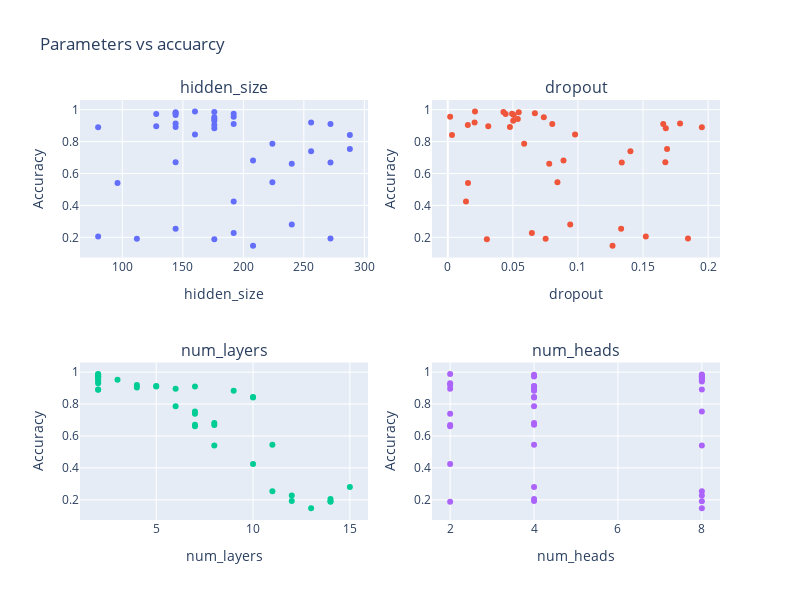

Notebook code for this chart:
### Code cell
from plotly.subplots import make_subplots
import plotly.graph_objects as go

columns = p.iloc[:,2:].columns.to_list()

set_rows = 2
set_cols = 2
row_count = 0
col_count = 1

fig = make_subplots(
    rows=set_rows,
     cols=set_cols,
     subplot_titles=([name.split("/",1)[1] for name in columns])
)

for num,column in enumerate(columns):
    col_name = column.split("/",1)[1]
    if (num)% 2 == 0:
        row_count += 1
        col_count = 1
    else:
        col_count += 1

    fig.add_trace(
        go.Scatter(
                x=p[column],
                y=p["Accuracy"],
                mode="markers"
        ),
        row=row_count,
        col=col_count
    )

    fig.update_xaxes(title_text=col_name, row=row_count, col=col_count)
    fig.update_yaxes(title_text="Accuracy", row=row_count, col=col_count)

fig.update_layout(
    height=600,
    width=800,
    title_text="Parameters vs accuarcy",
    showlegend=False
)

fig.show()

### Figure 1 — Plotly figure (JSON) as saved in the notebook; plotly's stock layout.template omitted (floating-point values rounded to 4 significant figures)
{"data": [{"mode": "markers", "type": "scatter", "x": [208, 176, 112, 272, 80, 192, 144, 240, 192, 96, 224, 240, 272, 144, 208, 256, 288, 224, 288, 160, 176, 80, 144, 128, 176, 192, 272, 144, 256, 176, 176, 176, 192, 144, 128, 192, 144, 144, 176, 160], "xaxis": "x", "y": [0.1466, 0.1875, 0.1916, 0.1921, 0.2059, 0.227, 0.2537, 0.2808, 0.4246, 0.5404, 0.5446, 0.6608, 0.6696, 0.671, 0.682, 0.7399, 0.7532, 0.7863, 0.8405, 0.8442, 0.8837, 0.8892, 0.8911, 0.8952, 0.9044, 0.9099, 0.9099, 0.9127, 0.92, 0.9301, 0.9416, 0.9527, 0.9559, 0.9669, 0.9724, 0.9747, 0.9779, 0.9839, 0.9858, 0.9876], "yaxis": "y"}, {"mode": "markers", "type": "scatter", "x": [0.1266, 0.03005, 0.07518, 0.1845, 0.1522, 0.0646, 0.1332, 0.09406, 0.014, 0.01557, 0.08425, 0.07795, 0.1337, 0.1671, 0.08893, 0.1403, 0.1685, 0.05868, 0.003247, 0.09779, 0.1675, 0.1952, 0.04777, 0.0311, 0.01541, 0.1655, 0.08029, 0.1784, 0.02062, 0.05027, 0.05381, 0.07378, 0.001837, 0.0507, 0.04445, 0.04941, 0.06693, 0.05451, 0.04278, 0.02091], "xaxis": "x2", "y": [0.1466, 0.1875, 0.1916, 0.1921, 0.2059, 0.227, 0.2537, 0.2808, 0.4246, 0.5404, 0.5446, 0.6608, 0.6696, 0.671, 0.682, 0.7399, 0.7532, 0.7863, 0.8405, 0.8442, 0.8837, 0.8892, 0.8911, 0.8952, 0.9044, 0.9099, 0.9099, 0.9127, 0.92, 0.9301, 0.9416, 0.9527, 0.9559, 0.9669, 0.9724, 0.9747, 0.9779, 0.9839, 0.9858, 0.9876], "yaxis": "y2"}, {"mode": "markers", "type": "scatter", "x": [13, 14, 14, 12, 14, 12, 11, 15, 10, 8, 11, 7, 8, 7, 8, 7, 7, 6, 10, 10, 9, 2, 2, 6, 4, 7, 5, 5, 4, 2, 2, 3, 2, 2, 2, 2, 2, 2, 2, 2], "xaxis": "x3", "y": [0.1466, 0.1875, 0.1916, 0.1921, 0.2059, 0.227, 0.2537, 0.2808, 0.4246, 0.5404, 0.5446, 0.6608, 0.6696, 0.671, 0.682, 0.7399, 0.7532, 0.7863, 0.8405, 0.8442, 0.8837, 0.8892, 0.8911, 0.8952, 0.9044, 0.9099, 0.9099, 0.9127, 0.92, 0.9301, 0.9416, 0.9527, 0.9559, 0.9669, 0.9724, 0.9747, 0.9779, 0.9839, 0.9858, 0.9876], "yaxis": "y3"}, {"mode": "markers", "type": "scatter", "x": [8, 2, 8, 4, 4, 8, 8, 4, 2, 8, 4, 2, 2, 4, 4, 2, 8, 4, 4, 4, 4, 4, 8, 2, 4, 4, 4, 4, 2, 2, 8, 8, 8, 8, 4, 8, 8, 4, 8, 2], "xaxis": "x4", "y": [0.1466, 0.1875, 0.1916, 0.1921, 0.2059, 0.227, 0.2537, 0.2808, 0.4246, 0.5404, 0.5446, 0.6608, 0.6696, 0.671, 0.682, 0.7399, 0.7532, 0.7863, 0.8405, 0.8442, 0.8837, 0.8892, 0.8911, 0.8952, 0.9044, 0.9099, 0.9099, 0.9127, 0.92, 0.9301, 0.9416, 0.9527, 0.9559, 0.9669, 0.9724, 0.9747, 0.9779, 0.9839, 0.9858, 0.9876], "yaxis": "y4"}], "layout": {"annotations": [{"font": {"size": 16}, "showarrow": false, "text": "hidden_size", "x": 0.225, "xanchor": "center", "xref": "paper", "y": 1, "yanchor": "bottom", "yref": "paper"}, {"font": {"size": 16}, "showarrow": false, "text": "dropout", "x": 0.775, "xanchor": "center", "xref": "paper", "y": 1, "yanchor": "bottom", "yref": "paper"}, {"font": {"size": 16}, "showarrow": false, "text": "num_layers", "x": 0.225, "xanchor": "center", "xref": "paper", "y": 0.375, "yanchor": "bottom", "yref": "paper"}, {"font": {"size": 16}, "showarrow": false, "text": "num_heads", "x": 0.775, "xanchor": "center", "xref": "paper", "y": 0.375, "yanchor": "bottom", "yref": "paper"}], "height": 600, "showlegend": false, "title": {"text": "Parameters vs accuarcy"}, "width": 800, "xaxis": {"anchor": "y", "domain": [0, 0.45], "title": {"text": "hidden_size"}}, "xaxis2": {"anchor": "y2", "domain": [0.55, 1], "title": {"text": "dropout"}}, "xaxis3": {"anchor": "y3", "domain": [0, 0.45], "title": {"text": "num_layers"}}, "xaxis4": {"anchor": "y4", "domain": [0.55, 1], "title": {"text": "num_heads"}}, "yaxis": {"anchor": "x", "domain": [0.625, 1], "title": {"text": "Accuracy"}}, "yaxis2": {"anchor": "x2", "domain": [0.625, 1], "title": {"text": "Accuracy"}}, "yaxis3": {"anchor": "x3", "domain": [0, 0.375], "title": {"text": "Accuracy"}}, "yaxis4": {"anchor": "x4", "domain": [0, 0.375], "title": {"text": "Accuracy"}}}}
